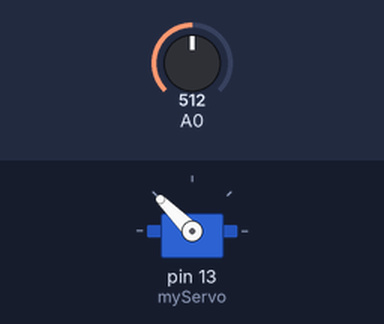
Bench run of a sketch on a simulated Arduino Uno, built with avr-gcc and run on an emulated ATmega328P. On the bench: servo. Inputs (shaded band) come from the test bench; at power-on: A0 = 512.

Above: at 1.2 s.
1.3 s: A0 set to 716
At 1.9 s:
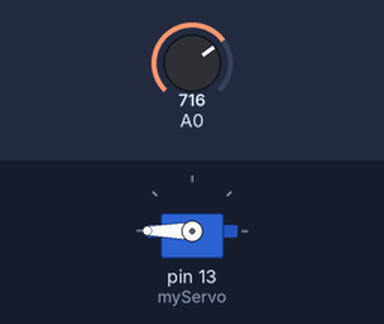
2.8 s: A0 set to 306
At 4.0 s:
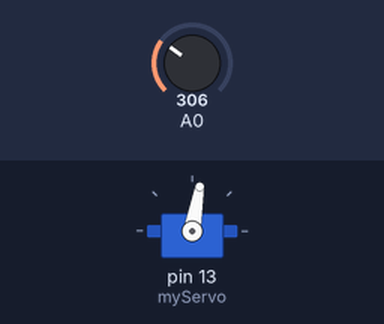
4.3 s: A0 set to 260
At 5.4 s:
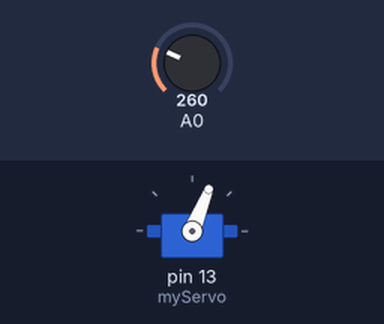
5.8 s: A0 set to 122
At 6.5 s:
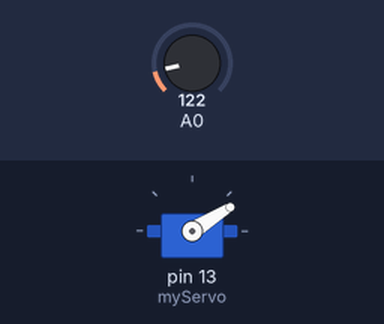
7.3 s: A0 set to 0
At 7.6 s:
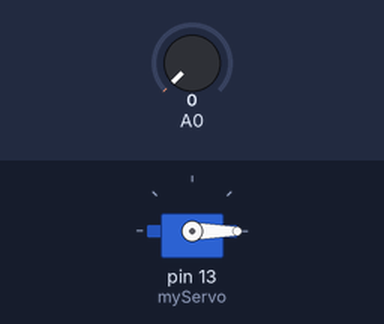
8.8 s: A0 set to 900
At 10.0 s:
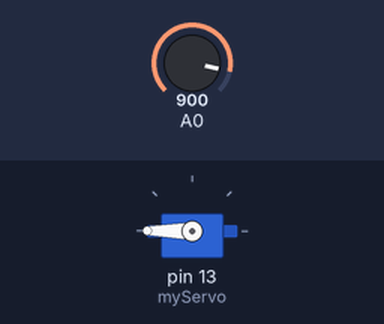
Timing chart, 0 to 11.3 s (numbered marks = the images above; inputs shaded):
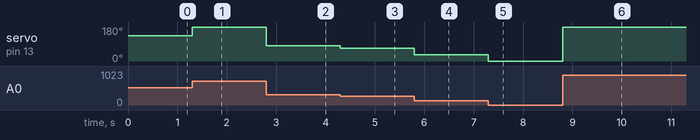

The sketch:

LR16.ino
```cpp
#include <Servo.h>

#define POT_MAX_ANGLE 270.0 // макс. угол поворота потенциометра
Servo myServo;

void setup()
{
  myServo.attach(13);
}

void loop()
{
  int val = analogRead(A0);
  int angle = int(val / 1023.0 * POT_MAX_ANGLE);
  angle = constrain(angle, 0, 180);
  myServo.write(angle);
}
```

Measured:
- after the input at 1.3 s, servo on pin 13 (myServo): 135° → 180° at once
- after the input at 2.8 s, servo on pin 13 (myServo): 180° → 80° at once
- after the input at 4.3 s, servo on pin 13 (myServo): 80° → 68° at once
- after the input at 5.8 s, servo on pin 13 (myServo): 68° → 32° at once
- after the input at 7.3 s, servo on pin 13 (myServo): 32° → 0° at once
- after the input at 8.8 s, servo on pin 13 (myServo): 0° → 180° at once
